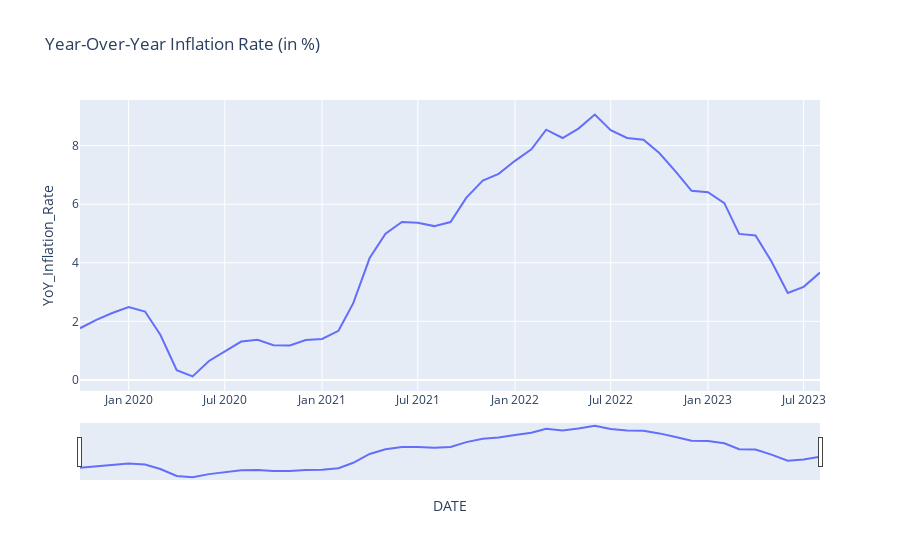

The notebook cell saved with this chart:
### Markdown cell above
## That looks good, what about inflation rate (in percent) year over year?
Here's how you can calculate and plot the year-over-year inflation rate in percentage:
To calculate the year-over-year inflation rate in percentage, you can compute the percentage change from the same month in the previous year. This provides a smoothed measure of the inflation rate, eliminating the effects of seasonality.

### Code cell
# Calculating the year-over-year inflation rate in percentage
inflation_data['YoY_Inflation_Rate'] = inflation_data['CPIAUCNS'].pct_change(periods=12) * 100  # Using periods=12 for year-over-year change

# Filtering out the rows with NaN values (the first 12 rows will have NaN values for YoY inflation rate)
inflation_data_filtered_yoy = inflation_data.dropna(subset=['YoY_Inflation_Rate'])

# Creating a single line plot for year-over-year inflation rate in percentage with dates on the x-axis
fig_inflation_yoy = px.line(inflation_data_filtered_yoy, x=inflation_data_filtered_yoy.index, y='YoY_Inflation_Rate', title='Year-Over-Year Inflation Rate (in %)')

# Adding a date slider to the plot
fig_inflation_yoy.update_xaxes(rangeslider_visible=True)

fig_inflation_yoy.show()

### Figure 1 — Plotly figure (JSON) as saved in the notebook; plotly's stock layout.template omitted (floating-point values rounded to 4 significant figures)
{"data": [{"hovertemplate": "DATE=%{x}<br>YoY_Inflation_Rate=%{y}<extra></extra>", "legendgroup": "", "line": {"color": "#636efa", "dash": "solid"}, "marker": {"symbol": "circle"}, "mode": "lines", "name": "", "orientation": "v", "showlegend": false, "type": "scatter", "x": ["2019-10-01T00:00:00", "2019-11-01T00:00:00", "2019-12-01T00:00:00", "2020-01-01T00:00:00", "2020-02-01T00:00:00", "2020-03-01T00:00:00", "2020-04-01T00:00:00", "2020-05-01T00:00:00", "2020-06-01T00:00:00", "2020-07-01T00:00:00", "2020-08-01T00:00:00", "2020-09-01T00:00:00", "2020-10-01T00:00:00", "2020-11-01T00:00:00", "2020-12-01T00:00:00", "2021-01-01T00:00:00", "2021-02-01T00:00:00", "2021-03-01T00:00:00", "2021-04-01T00:00:00", "2021-05-01T00:00:00", "2021-06-01T00:00:00", "2021-07-01T00:00:00", "2021-08-01T00:00:00", "2021-09-01T00:00:00", "2021-10-01T00:00:00", "2021-11-01T00:00:00", "2021-12-01T00:00:00", "2022-01-01T00:00:00", "2022-02-01T00:00:00", "2022-03-01T00:00:00", "2022-04-01T00:00:00", "2022-05-01T00:00:00", "2022-06-01T00:00:00", "2022-07-01T00:00:00", "2022-08-01T00:00:00", "2022-09-01T00:00:00", "2022-10-01T00:00:00", "2022-11-01T00:00:00", "2022-12-01T00:00:00", "2023-01-01T00:00:00", "2023-02-01T00:00:00", "2023-03-01T00:00:00", "2023-04-01T00:00:00", "2023-05-01T00:00:00", "2023-06-01T00:00:00", "2023-07-01T00:00:00", "2023-08-01T00:00:00"], "xaxis": "x", "y": [1.764, 2.051, 2.285, 2.487, 2.335, 1.539, 0.3291, 0.1179, 0.6457, 0.9861, 1.31, 1.371, 1.182, 1.175, 1.362, 1.4, 1.676, 2.62, 4.16, 4.993, 5.391, 5.365, 5.251, 5.39, 6.222, 6.809, 7.036, 7.48, 7.871, 8.542, 8.259, 8.582, 9.06, 8.525, 8.263, 8.202, 7.745, 7.11, 6.454, 6.41, 6.036, 4.985, 4.93, 4.048, 2.969, 3.178, 3.665], "yaxis": "y"}], "layout": {"legend": {"tracegroupgap": 0}, "title": {"text": "Year-Over-Year Inflation Rate (in %)"}, "xaxis": {"anchor": "y", "domain": [0, 1], "rangeslider": {"visible": true}, "title": {"text": "DATE"}}, "yaxis": {"anchor": "x", "domain": [0, 1], "title": {"text": "YoY_Inflation_Rate"}}}}
